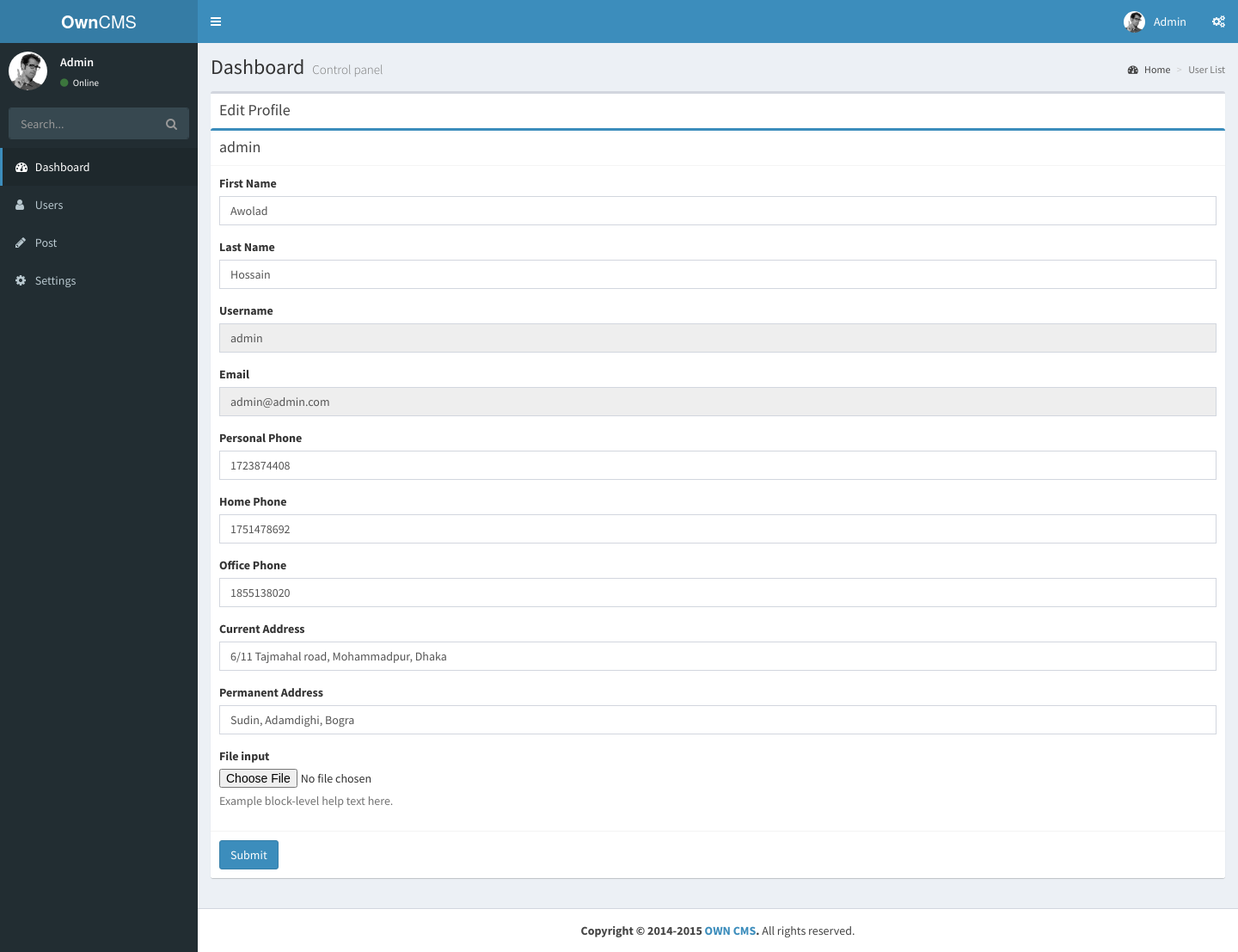
The page /owncms/admin/user-profile-edit.php?unique_id=571c4438bf3f7 (signed in) on the database its author committed.
### tables this page shows
CREATE TABLE `profiles` (
  `id` int(11) NOT NULL,
  `user_id` int(11) NOT NULL,
  `first_name` varchar(255) DEFAULT NULL,
  `last_name` varchar(255) DEFAULT NULL,
  `personal_phone` int(11) DEFAULT NULL,
  `home_phone` int(11) DEFAULT NULL,
  `office_phone` int(11) DEFAULT NULL,
  `current_address` varchar(255) DEFAULT NULL,
  `permanent_address` varchar(255) DEFAULT NULL,
  `profile_pic` varchar(255) NOT NULL,
  `created_at` datetime DEFAULT NULL,
  `modified_at` datetime DEFAULT NULL,
  `deleted_at` datetime DEFAULT NULL,
  `modified_by` int(11) DEFAULT NULL
);

CREATE TABLE `users` (
  `id` int(11) NOT NULL,
  `user_group_id` int(11) NOT NULL,
  `unique_id` varchar(255) NOT NULL,
  `username` varchar(255) NOT NULL,
  `password` varchar(255) NOT NULL,
  `email` varchar(255) NOT NULL,
  `is_admin` tinyint(4) NOT NULL,
  `modified_at` datetime NOT NULL,
  `created_at` datetime NOT NULL,
  `deleted_at` datetime DEFAULT NULL,
  `is_active` int(11) DEFAULT NULL
);

### owncms/app/src/User.php (called while the page is built, shortened)
<?php
class User
{
    public $pdo    = '';
    public $dbUser = 'root';
    public $dbPass = '';
    public $uniqueID  = '';
    public function __construct()
    {
        try {
            $this->pdo = new PDO('mysql:host=localhost;dbname=owncms', $this->dbUser, $this->dbPass);
        } catch (PDOException $e) {
            echo $e->getMessage();
        }
    }
    public function prepare($data = array())
    {
        if (is_array($data) && array_key_exists('unique_id', $data)) {
            $this->uniqueID = $data['unique_id'];
        }
        return $this;
    }
    public function editProfileByUniqueID()
    {
        $stmt = $this->pdo->prepare("SELECT p.user_id, p.first_name, p.last_name, p.profile_pic, u.id, u.unique_id, u.username, u.email, p.personal_phone, p.home_phone, p.office_phone, p.current_address, p.permanent_address FROM users u JOIN profiles p ON u.id = p.user_id WHERE u.unique_id = :uID");
        $stmt->execute(array(
            ':uID' => $this->uniqueID
        ));
        $singleUser = $stmt->fetch(PDO::FETCH_ASSOC);
        return $singleUser;
    }
}

### owncms/admin/user-profile-edit.php (the view, shortened to what this page needs)
<?php
$user = new User();
$singleUser = $user->prepare($_GET)->editProfileByUniqueID();
?>
<!DOCTYPE html>
<html>
<head>
    <link rel="stylesheet" href="bootstrap/css/bootstrap.min.css">
    <link rel="stylesheet" href="https://maxcdn.bootstrapcdn.com/font-awesome/4.4.0/css/font-awesome.min.css">
    <link rel="stylesheet" href="https://code.ionicframework.com/ionicons/2.0.1/css/ionicons.min.css">
    <link rel="stylesheet" href="dist/css/AdminLTE.min.css">
    <link rel="stylesheet" href="dist/css/skins/_all-skins.min.css">
    <link rel="stylesheet" href="plugins/iCheck/flat/blue.css">
    <link rel="stylesheet" href="plugins/morris/morris.css">
    <link rel="stylesheet" href="plugins/jvectormap/jquery-jvectormap-1.2.2.css">
    <link rel="stylesheet" href="plugins/datepicker/datepicker3.css">
    <link rel="stylesheet" href="plugins/daterangepicker/daterangepicker-bs3.css">
    <link rel="stylesheet" href="plugins/bootstrap-wysihtml5/bootstrap3-wysihtml5.min.css">
</head>
<body class="hold-transition skin-blue sidebar-mini">
<div class="wrapper">
    <header class="main-header">
        <a href="index.php" class="logo">
            <span class="logo-lg"><b>Own</b>CMS</span>
        </a>
        <nav class="navbar navbar-static-top" role="navigation">
            <a href="#" class="sidebar-toggle" data-toggle="offcanvas" role="button">
            </a>
            <div class="navbar-custom-menu">
                <ul class="nav navbar-nav">
                    <li class="dropdown user user-menu">
                        <a href="#" class="dropdown-toggle" data-toggle="dropdown">
                            <img src="dist/img/user2-160x160.jpg" class="user-image" alt="User Image">
                            <span class="hidden-xs">Admin</span>
                        </a>
                    </li>
                    <li>
                        <a href="#" data-toggle="control-sidebar"><i class="fa fa-gears"></i></a>
                    </li>
                </ul>
            </div>
        </nav>
    </header>
    <aside class="main-sidebar">
        <section class="sidebar">
            <div class="user-panel">
                <div class="pull-left image">
                    <img src="dist/img/user2-160x160.jpg" class="img-circle" alt="User Image">
                </div>
                <div class="pull-left info">
                    <p>Admin</p>
                    <a href="#"><i class="fa fa-circle text-success"></i> Online</a>
                </div>
            </div>
            <form action="#" method="get" class="sidebar-form">
                <div class="input-group">
                    <input type="text" name="q" class="form-control" placeholder="Search...">
              <span class="input-group-btn">
                <button type="submit" name="search" id="search-btn" class="btn btn-flat"><i class="fa fa-search"></i></button>
              </span>
                </div>
            </form>
            <ul class="sidebar-menu">
                <li class="active">
                    <a href="index.php">
                        <i class="fa fa-dashboard"></i> <span>Dashboard</span> <i class="pull-right"></i>
                    </a>
                </li>
                <li class="treeview">
                    <a href="index.php">
                        <i class="fa fa-user"></i> <span>Users</span> <i class="pull-right"></i>
                    </a>
                </li>
                <li class="treeview">
                    <a href="index.php">
                        <i class="fa fa-pencil"></i> <span>Post</span> <i class="pull-right"></i>
                    </a>
                </li>
                <li class="treeview">
                    <a href="index.php">
                        <i class="fa fa-cog"></i> <span>Settings</span> <i class="pull-right"></i>
                    </a>
                </li>
            </ul>
        </section>
    </aside>
    <div class="content-wrapper">
        <section class="content-header">
            <h1>
                Dashboard
                <small>Control panel</small>
            </h1>
            <ol class="breadcrumb">
                <li><a href="#"><i class="fa fa-dashboard"></i> Home</a></li>
                <li class="active">User List</li>
            </ol>
        </section>
        <section class="content">
            <div class="row">
                <div class="col-xs-12">
                    <div class="box">
                        <div class="box-header">
                            <h3 class="box-title">Edit Profile</h3>
                        </div>
                        <div class="box box-primary">
                            <div class="box-header with-border">
                                <h3 class="box-title"><?php echo $singleUser['username']; ?></h3>
                            </div>
                            <form role="form" action="user-profile-update-process.php" method="post">
                                <div class="box-body">
                                    <div class="form-group">
                                        <label for="firstName">First Name</label>
                                        <input
                                            type="text"
                                            name="first_name"
                                            class="form-control"
                                            id="firstName"
                                            value="<?php echo  $singleUser['first_name']; ?>">
                                    </div>
                                    <div class="form-group">
                                        <label for="lastName">Last Name</label>
                                        <input
                                            type="text"
                                            name="last_name"
                                            class="form-control"
                                            id="lastName"
                                            value="<?php echo $singleUser['last_name']; ?>">
                                    </div>
                                    <div class="form-group">
                                        <label for="username">Username</label>
                                        <input
                                            type="text"
                                            name="username"
                                            class="form-control"
                                            id="username"
                                            disabled
                                            value="<?php echo $singleUser['username']; ?>">
                                    </div>
                                    <div class="form-group">
                                        <label for="email">Email</label>
                                        <input
                                            type="email"
                                            name="email"
                                            class="form-control"
                                            id="email"
                                            disabled
                                            value="<?php echo $singleUser['email']; ?>">
                                    </div>
                                    <div class="form-group">
                                        <label for="pPhone">Personal Phone</label>
                                        <input
                                            type="text"
                                            name="personal_phone"
                                            class="form-control"
                                            id="pPhone"
                                            value="<?php echo $singleUser['personal_phone']; ?>">
                                    </div>
                                    <div class="form-group">
                                        <label for="hPhone">Home Phone</label>
                                        <input
                                            type="text"
                                            name="home_phone"
                                            class="form-control"
                                            id="hPhone"
                                            value="<?php echo $singleUser['home_phone'];  ?>">
                                    </div>
                                    <div class="form-group">
                                        <label for="oPhone">Office Phone</label>
                                        <input
                                            type="text"
                                            name="office_phone"
                                            class="form-control"
                                            id="oPhone"
                                            value="<?php echo $singleUser['office_phone'];  ?>">
                                    </div>
                                    <div class="form-group">
                                        <label for="cAddr">Current Address</label>
                                        <input
                                            type="text"
                                            name="current_address"
                                            class="form-control"
                                            id="cAddr"
                                            value="<?php echo $singleUser['current_address'];  ?>">
                                    </div>
                                    <div class="form-group">
                                        <label for="pAddr">Permanent Address</label>
                                        <input
                                            type="text"
                                            name="permanent_address"
                                            class="form-control"
                                            id="pAddr"
                                            value="<?php echo $singleUser['permanent_address']; ?>">
                                    </div>
                                    <div class="form-group">
                                        <label for="pPic">File input</label>
                                        <input
                                            type="file"
                                            id="pPic">
                                        <p class="help-block">Example block-level help text here.</p>
                                    </div>
                                </div>
                                <div class="box-footer">
                                    <button type="submit" class="btn btn-primary">Submit</button>
                                </div>
                            </form>
                        </div>
                </div>
            </div>
        </section>
    </div>
    <footer class="main-footer " style="text-align: center">
        <strong>Copyright &copy; 2014-2015 <a href="#">OWN CMS</a>.</strong> All rights reserved.
    </footer>
</div>
</body>
</html>

### rows shown on the page
profiles: user.username "admin", first_name "Awolad", last_name "Hossain", username "admin", email "admin@admin.com", personal_phone "1723874408", home_phone "1751478692", office_phone "1855138020", current_address "6/11 Tajmahal road, Mohammadpur, Dhaka", permanent_address "Sudin, Adamdighi, Bogra"
